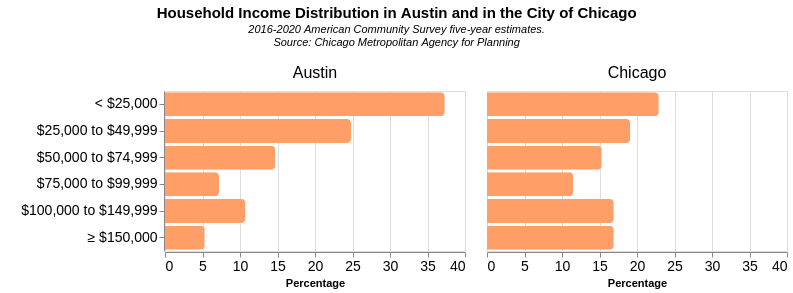

The Vega-Lite source for this figure:
### Vega-Lite specification from a JSON file in a GitHub repository (floating-point values rounded to 4 significant figures)
{"$schema": "https://vega.github.io/schema/vega-lite/v5.json", "width": 300, "height": 160, "data": {"values": [{"place": "Austin", "inc": "< $25,000", "Count": 12476, "Percent": 37.3}, {"place": "Chicago", "inc": "< $25,000", "Count": 247276, "Percent": 22.9}, {"place": "Austin", "inc": "$25,000 to $49,999", "Count": 8288, "Percent": 24.8}, {"place": "Chicago", "inc": "$25,000 to $49,999", "Count": 206530, "Percent": 19.1}, {"place": "Austin", "inc": "$50,000 to $74,999", "Count": 4903, "Percent": 14.7}, {"place": "Chicago", "inc": "$50,000 to $74,999", "Count": 165058, "Percent": 15.3}, {"place": "Austin", "inc": "$75,000 to $99,999", "Count": 2424, "Percent": 7.2}, {"place": "Chicago", "inc": "$75,000 to $99,999", "Count": 124195, "Percent": 11.5}, {"place": "Austin", "inc": "$100,000 to $149,999", "Count": 3582, "Percent": 10.7}, {"place": "Chicago", "inc": "$100,000 to $149,999", "Count": 155086, "Percent": 16.9}, {"place": "Austin", "inc": "≥ $150,000", "Count": 1788, "Percent": 5.3}, {"place": "Chicago", "inc": "≥ $150,000", "Count": 182998, "Percent": 16.9}]}, "title": {"text": ["Household Income Distribution in Austin and in the City of Chicago"], "fontSize": 15, "subtitle": ["2016-2020 American Community Survey five-year estimates.", "Source: Chicago Metropolitan Agency for Planning", ""], "subtitleFontStyle": "italic", "subtitleFontSize": 11, "anchor": "middle", "color": "black"}, "mark": {"type": "bar", "cornerRadiusEnd": 4}, "encoding": {"y": {"field": "inc", "type": "ordinal", "sort": [{"field": "inc", "order": "ascending"}], "axis": {"title": [""], "labelFontSize": 14}}, "x": {"field": "Percent", "type": "quantitative", "axis": {"title": "Percentage", "labelFontSize": 14}}, "facet": {"field": "place", "title": null, "header": {"labelFontSize": 16, "labelAnchor": "middle", "labelColor": "black"}}, "tooltip": [{"field": "Count", "type": "nominal", "title": "Count"}, {"field": "Percent", "type": "quantitative", "title": "%"}], "color": {"value": "#ff9e66"}}}
